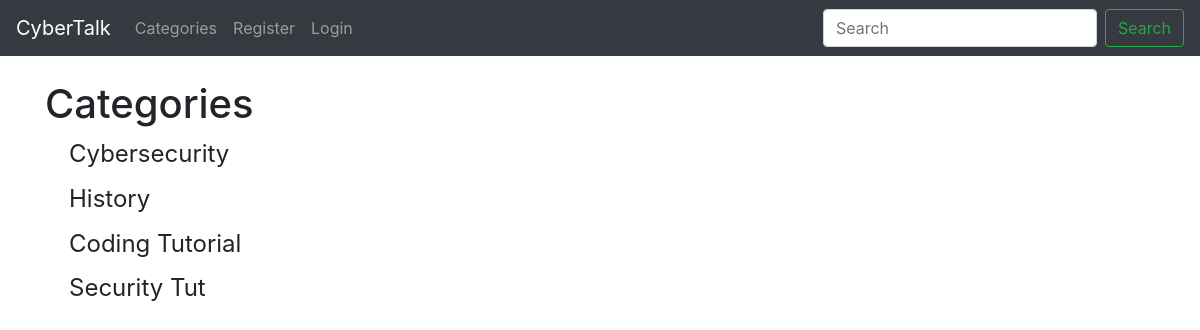
The page /category-list/ on the database as committed earlier.
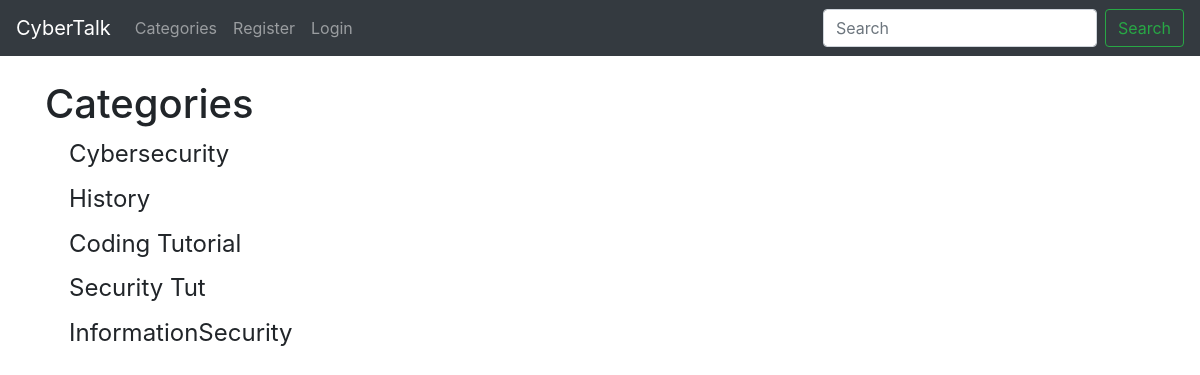
The same page on the database as committed later.
### theblog/models.py (models this page shows, shortened)
class Category(models.Model):
    name=models.CharField(max_length=255)
    def __str__(self) -> str:
        return self.name

### theblog/views.py (the view)
# urls.py: path('category-list/', CategoryListView,name='category_list'),
def CategoryListView(request):
        cat_menu_list=Category.objects.all()
        return render(request, 'category_list.html', {'cat_menu_list':cat_menu_list})

### theblog/templates/category_list.html (shortened to what this page needs)
{% extends 'base.html' %}
{% block content %}
<h1>Categories</h1>
{%for item in cat_menu_list%}
<h4><a class="dropdown-item" href="{% url 'category' item|slugify %}">{{item}}</a></h4>
{%endfor%}
{% endblock %}

Rows that differ between the two databases and show on the page:
added Category: name "InformationSecurity"
